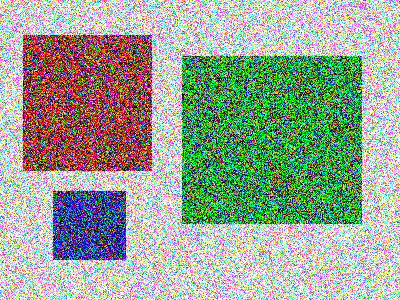
#> input picture OpenCV/11/fuzzy.png, 400 x 300 px
$ python 03_10.py
#> lines starting #> are read from the running program, lines starting #| are printed output that depends on the picture; after the words box and inside, x2 and y2 are one past the last pixel; in counts of white or black regions, pixels touching at a corner belong together; long printed decimals are rounded
import numpy as np
import cv2
import random

img = cv2.imread("fuzzy.png",1)
#> img is the input picture: shape (300, 400, 3); mean B, G, R 150, 164.4, 153.8
cv2.imshow("Original", img)
gray = cv2.cvtColor(img, cv2.COLOR_RGB2GRAY)
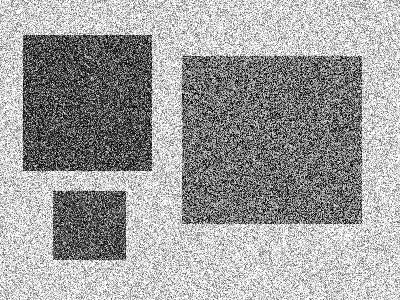
#> gray: shape (300, 400); min 0, max 255, mean 158.9
blur = cv2.GaussianBlur(gray, (3,3), 0)
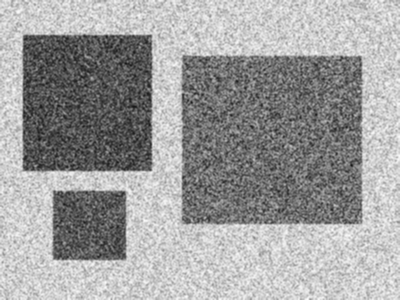
#> blur: shape (300, 400); min 20, max 251, mean 158.9
thresh = cv2.adaptiveThreshold(blur, 255, cv2.ADAPTIVE_THRESH_GAUSSIAN_C, cv2.THRESH_BINARY, 205, 1)
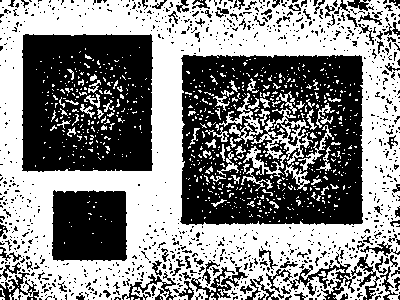
#> thresh: shape (300, 400); 53.3% white; 1017 black regions (922 under 20 px)
cv2.imshow("Binary", thresh)

contours, hierarchy = cv2.findContours(thresh, cv2.RETR_TREE, cv2.CHAIN_APPROX_SIMPLE)
#> contours = 1894 contours, 1727 with area under 20; largest, box (x1, y1, x2, y2) and area: (0, 0, 400, 300) 113972, (179, 54, 364, 226) 30571, (21, 33, 154, 173) 17803, (51, 189, 128, 262) 5204, (215, 93, 313, 177) 1607


filtered = []
objects = np.zeros([img.shape[0], img.shape[1],3], 'uint8')
for c in contours:
    area = cv2.contourArea(c)
    if area < 1000: continue
    filtered.append(c)
#> this loop made 1894 passes
#> area on passes 29, 46, 52: 113971.5, 23.5, 21.5
#> after the loop, filtered = 5 contours; box (x1, y1, x2, y2) and area: (0, 0, 400, 300) 113972, (179, 54, 364, 226) 30571, (21, 33, 154, 173) 17803, (51, 189, 128, 262) 5204, (215, 93, 313, 177) 1607


for c in filtered:
    col = (random.randint(0,255),random.randint(0,255), random.randint(0,255))
    cv2.drawContours(objects, [c],-1, col, -1)
    area = cv2.contourArea(c)
    p = cv2.arcLength(c, True)
    print(area, p)
#> this loop made 5 passes
#> (col, area, p) on passes 1 to 5: ((197, 215, 20), 113971.5, 4284.8), ((132, 248, 207), 5203.5, 311.6), ((155, 244, 183), 30571, 809.5), ((111, 71, 144), 1607, 1402.4), ((71, 48, 128), 17803, 569.6)
#| 113971.5 4284.769
#| 5203.5 311.581
#| 30571.0 809.470
#| 1607.0 1402.362
#| 17803.0 569.622
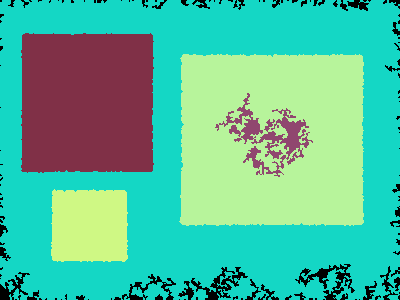
#> objects: shape (300, 400, 3); mean of channels 0, 1, 2 156.6, 188.1, 85.2; drawn as B, G, R


cv2.imshow("Contours", objects)


cv2.waitKey(0)
cv2.destroyAllWindows()
